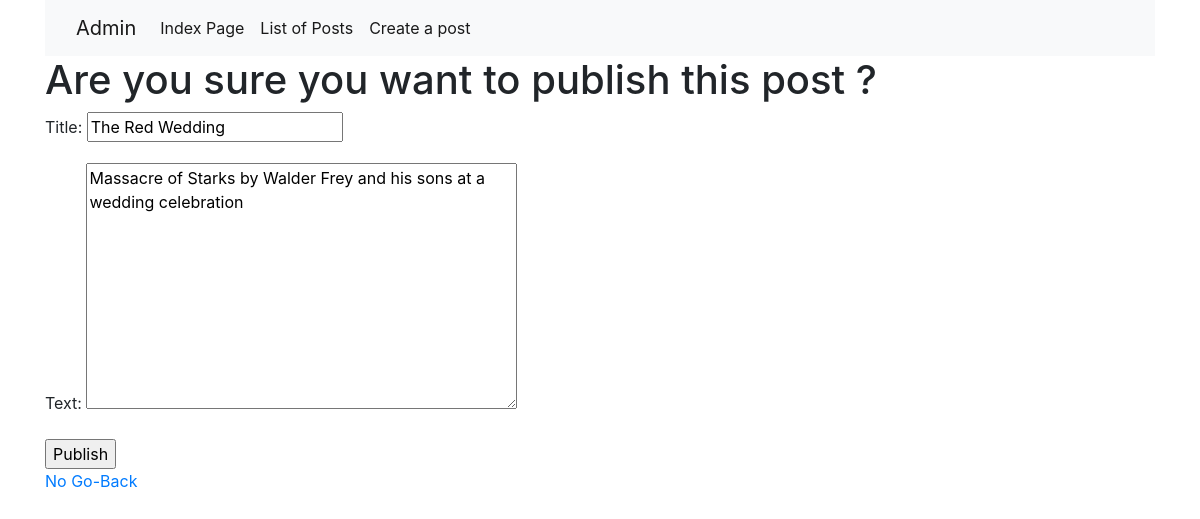
Page /post_publish_confirm/27 on the earlier database version.
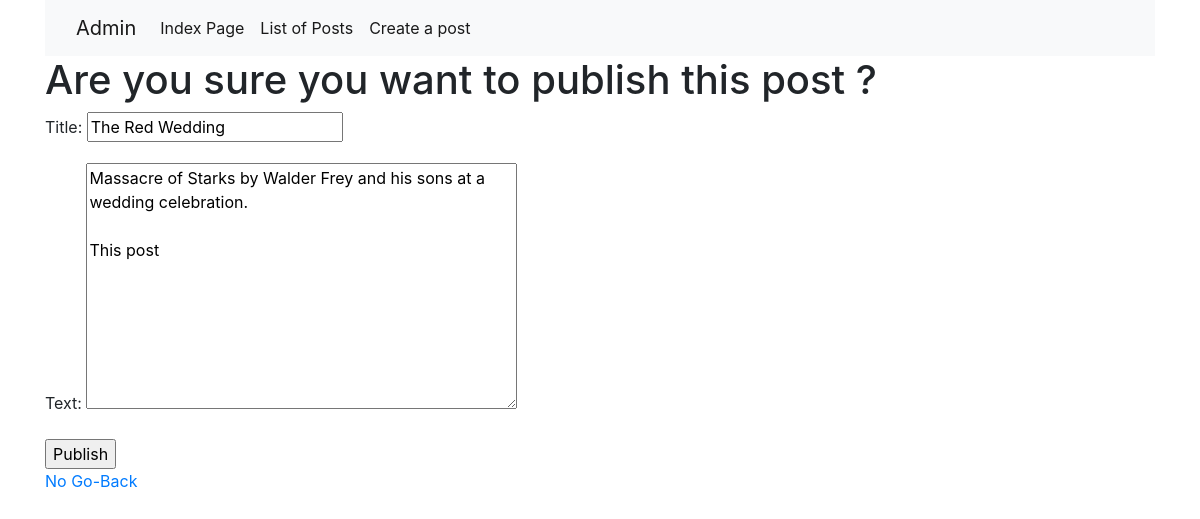
Same page on the later database version.
### blog/models.py (models this page shows, shortened)
class Post(models.Model):
    author = models.ForeignKey("auth.User",on_delete=models.CASCADE)
    title = models.CharField(max_length=256)
    text = models.TextField()
    create_date = models.DateTimeField(default=timezone.now())
    published_date = models.DateTimeField(blank=True,null=True)

### blog/views.py (the view)
# urls.py: path('post_publish_confirm/<int:pk>',views.PostPublishConfirm,name='post_publish_confirm'),
def PostPublishConfirm(request,pk):
    post = get_object_or_404(Post,pk=pk)
    if request.method == 'POST':
        post.publish()
        post.save()
        return redirect('blog:post_detail',pk=post.pk)
    form = PostCreateForm(instance=post)
    for key in form.fields.keys():
            form.fields[key].widget.attrs['readonly'] = True
    return render(request,'blog/post_confirm_publish.html',context={'form':form})

### blog/forms.py
class PostCreateForm(ModelForm):
    class Meta():
        model=Post
        fields=['title','text',]

### blog/templates/blog/post_confirm_publish.html (shortened to what this page needs)
{% extends 'blog/base.html' %}
{% block body_block %}
  <h1>Are you sure you want to publish this post ?</h1>
  <form  method="post">
    {{ form.as_p }}
    <input type="submit" name="" value="Publish">
  </form>
  <div class="">
    <a href="{%  url 'blog:posts_list' %}">No Go-Back</a>
  </div>
{% endblock %}

Differences in the rows shown:
changed Post "The Red Wedding": text "Massacre of Starks by Walder Frey and his sons at a wedding celebration" → "Massacre of Starks by Walder Frey and his sons at a wedding celebration. This post"
